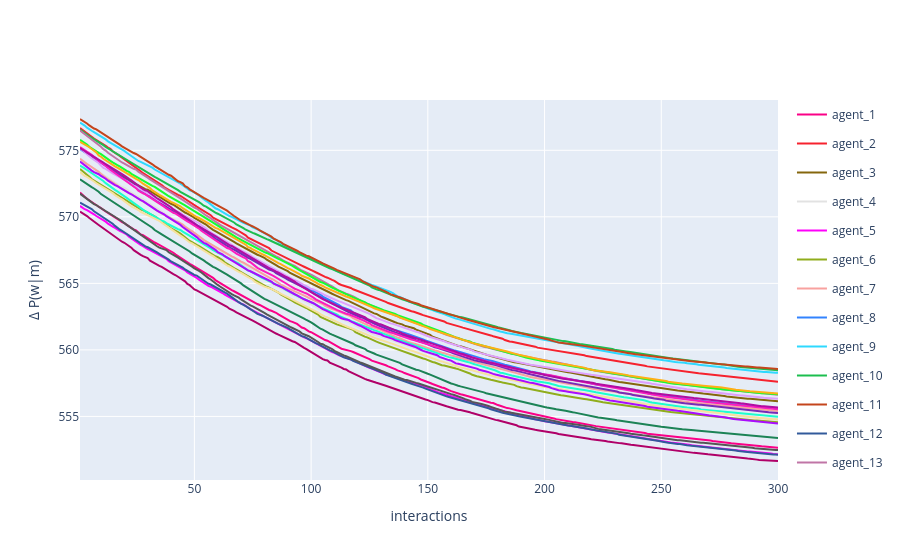

Write notebook code for a chart like this one.
### Code cell
fig = multi_agent_update_plot_from_df(
    vocab_dif,
    time_col='interaction_no',
    dif_col='delta'
)

fig.update_layout(
    # title='Dyadic interaction in a random environment',
    yaxis_title='Δ P(w|m)',
    xaxis_title='interactions'
)
fig.show()

### Figure 1 — Plotly figure (JSON) as saved in the notebook; plotly's stock layout.template omitted (floating-point values rounded to 4 significant figures; data arrays with more than 128 entries replaced by an {"elided": "..."} marker saying what was removed)
{"data": [{"legendgroup": "agent_1", "line": {"color": "#FA0087"}, "mode": "lines", "name": "agent_1", "showlegend": true, "x": {"elided": "300 int values"}, "y": {"elided": "300 float values"}, "type": "scatter"}, {"legendgroup": "agent_2", "line": {"color": "#F6222E"}, "mode": "lines", "name": "agent_2", "showlegend": true, "x": {"elided": "300 int values"}, "y": {"elided": "300 float values"}, "type": "scatter"}, {"legendgroup": "agent_3", "line": {"color": "#85660D"}, "mode": "lines", "name": "agent_3", "showlegend": true, "x": {"elided": "300 int values"}, "y": {"elided": "300 float values"}, "type": "scatter"}, {"legendgroup": "agent_4", "line": {"color": "#E2E2E2"}, "mode": "lines", "name": "agent_4", "showlegend": true, "x": {"elided": "300 int values"}, "y": {"elided": "300 float values"}, "type": "scatter"}, {"legendgroup": "agent_5", "line": {"color": "#FE00FA"}, "mode": "lines", "name": "agent_5", "showlegend": true, "x": {"elided": "300 int values"}, "y": {"elided": "300 float values"}, "type": "scatter"}, {"legendgroup": "agent_6", "line": {"color": "#90AD1C"}, "mode": "lines", "name": "agent_6", "showlegend": true, "x": {"elided": "300 int values"}, "y": {"elided": "300 float values"}, "type": "scatter"}, {"legendgroup": "agent_7", "line": {"color": "#F8A19F"}, "mode": "lines", "name": "agent_7", "showlegend": true, "x": {"elided": "300 int values"}, "y": {"elided": "300 float values"}, "type": "scatter"}, {"legendgroup": "agent_8", "line": {"color": "#3283FE"}, "mode": "lines", "name": "agent_8", "showlegend": true, "x": {"elided": "300 int values"}, "y": {"elided": "300 float values"}, "type": "scatter"}, {"legendgroup": "agent_9", "line": {"color": "#2ED9FF"}, "mode": "lines", "name": "agent_9", "showlegend": true, "x": {"elided": "300 int values"}, "y": {"elided": "300 float values"}, "type": "scatter"}, {"legendgroup": "agent_10", "line": {"color": "#1CBE4F"}, "mode": "lines", "name": "agent_10", "showlegend": true, "x": {"elided": "300 int values"}, "y": {"elided": "300 float values"}, "type": "scatter"}, {"legendgroup": "agent_11", "line": {"color": "#C4451C"}, "mode": "lines", "name": "agent_11", "showlegend": true, "x": {"elided": "300 int values"}, "y": {"elided": "300 float values"}, "type": "scatter"}, {"legendgroup": "agent_12", "line": {"color": "#325A9B"}, "mode": "lines", "name": "agent_12", "showlegend": true, "x": {"elided": "300 int values"}, "y": {"elided": "300 float values"}, "type": "scatter"}, {"legendgroup": "agent_13", "line": {"color": "#C075A6"}, "mode": "lines", "name": "agent_13", "showlegend": true, "x": {"elided": "300 int values"}, "y": {"elided": "300 float values"}, "type": "scatter"}, {"legendgroup": "agent_14", "line": {"color": "#B00068"}, "mode": "lines", "name": "agent_14", "showlegend": true, "x": {"elided": "300 int values"}, "y": {"elided": "300 float values"}, "type": "scatter"}, {"legendgroup": "agent_15", "line": {"color": "#565656"}, "mode": "lines", "name": "agent_15", "showlegend": true, "x": {"elided": "300 int values"}, "y": {"elided": "300 float values"}, "type": "scatter"}, {"legendgroup": "agent_16", "line": {"color": "#1C8356"}, "mode": "lines", "name": "agent_16", "showlegend": true, "x": {"elided": "300 int values"}, "y": {"elided": "300 float values"}, "type": "scatter"}, {"legendgroup": "agent_17", "line": {"color": "#782AB6"}, "mode": "lines", "name": "agent_17", "showlegend": true, "x": {"elided": "300 int values"}, "y": {"elided": "300 float values"}, "type": "scatter"}, {"legendgroup": "agent_18", "line": {"color": "#1CFFCE"}, "mode": "lines", "name": "agent_18", "showlegend": true, "x": {"elided": "300 int values"}, "y": {"elided": "300 float values"}, "type": "scatter"}, {"legendgroup": "agent_19", "line": {"color": "#F7E1A0"}, "mode": "lines", "name": "agent_19", "showlegend": true, "x": {"elided": "300 int values"}, "y": {"elided": "300 float values"}, "type": "scatter"}, {"legendgroup": "agent_20", "line": {"color": "#16FF32"}, "mode": "lines", "name": "agent_20", "showlegend": true, "x": {"elided": "300 int values"}, "y": {"elided": "300 float values"}, "type": "scatter"}, {"legendgroup": "agent_21", "line": {"color": "#FEAF16"}, "mode": "lines", "name": "agent_21", "showlegend": true, "x": {"elided": "300 int values"}, "y": {"elided": "300 float values"}, "type": "scatter"}, {"legendgroup": "agent_22", "line": {"color": "#DEA0FD"}, "mode": "lines", "name": "agent_22", "showlegend": true, "x": {"elided": "300 int values"}, "y": {"elided": "300 float values"}, "type": "scatter"}, {"legendgroup": "agent_23", "line": {"color": "#FC1CBF"}, "mode": "lines", "name": "agent_23", "showlegend": true, "x": {"elided": "300 int values"}, "y": {"elided": "300 float values"}, "type": "scatter"}, {"legendgroup": "agent_24", "line": {"color": "#AA0DFE"}, "mode": "lines", "name": "agent_24", "showlegend": true, "x": {"elided": "300 int values"}, "y": {"elided": "300 float values"}, "type": "scatter"}, {"legendgroup": "agent_25", "line": {"color": "#B10DA1"}, "mode": "lines", "name": "agent_25", "showlegend": true, "x": {"elided": "300 int values"}, "y": {"elided": "300 float values"}, "type": "scatter"}], "layout": {"yaxis": {"title": {"text": "Δ P(w|m)"}}, "xaxis": {"title": {"text": "interactions"}}}}
